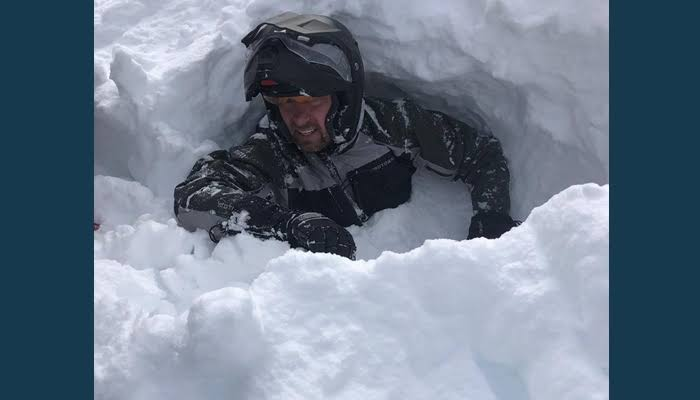
#> input picture t3.jpeg, 700 x 400 px
$ jupyter execute Untitled1.ipynb
#> lines starting #> are read from the running program, lines starting #| are printed output that depends on the picture
[cell 1]
import cv2 as cv

[cell 2]
imagepath='t3.jpeg'
image=cv.imread(imagepath)
#> image is the input picture: shape (400, 700, 3); mean B, G, R 138.5, 122, 108.3
if image is None:
    print("Error: Unable to load the image.")
    exit()

[cell 3]
humancascade=cv.CascadeClassifier('haarcascade_fullbody.xml')

[cell 4]
gray=cv.cvtColor(image,cv.COLOR_BGR2GRAY)
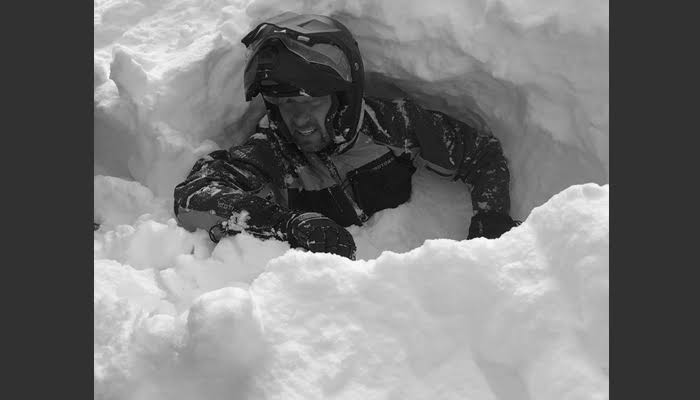
#> gray: shape (400, 700); min 1, max 254, mean 119.9


$ run again, with t2.jpeg copied over t3.jpeg
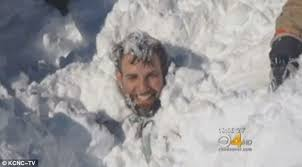
#> input picture t2.jpeg, 302 x 167 px
#> image is the input picture: shape (167, 302, 3); mean B, G, R 158.4, 156.6, 157.9
#> `gray=cv.cvtColor(image,cv.COLOR_BGR2GRAY)`:
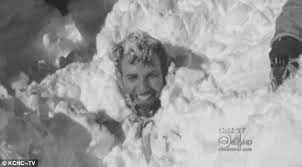
#> gray: shape (167, 302); min 26, max 254, mean 157.2

$ run again, with t4.jpeg copied over t3.jpeg
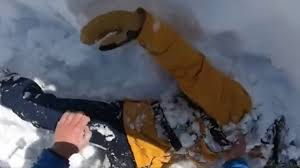
#> input picture t4.jpeg, 300 x 168 px
#> image is the input picture: shape (168, 300, 3); mean B, G, R 97.1, 91.6, 93.2
#> `gray=cv.cvtColor(image,cv.COLOR_BGR2GRAY)`:
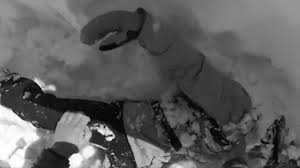
#> gray: shape (168, 300); min 0, max 255, mean 92.7
